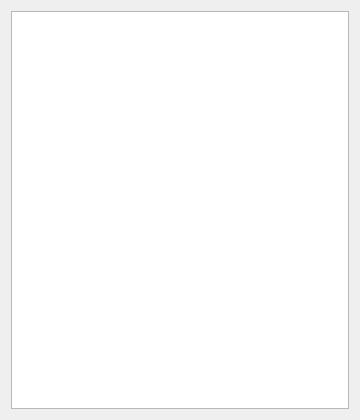
<?xml version="1.0" encoding="UTF-8"?>
<ui version="4.0"><class>Dialog</class><widget class="QDialog" name="Dialog"><property name="geometry"><rect><x>0</x><y>0</y><width>360</width><height>420</height></rect></property><property name="windowTitle"><string>#100 lists/185_list_tall</string></property><layout class="QVBoxLayout" name="verticalLayout"><property name="leftMargin"><number>11</number></property><property name="topMargin"><number>11</number></property><property name="rightMargin"><number>11</number></property><property name="bottomMargin"><number>11</number></property><property name="spacing"><number>6</number></property><item><widget class="QListWidget" name="list"></widget></item></layout></widget></ui>
